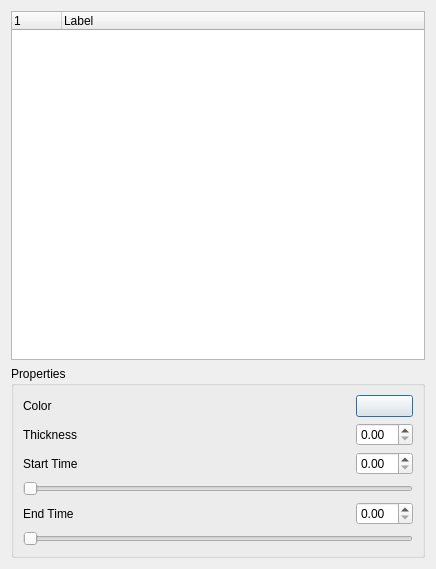
<?xml version="1.0" encoding="UTF-8"?>
<ui version="4.0">
 <class>TrajectoriesDialog</class>
 <widget class="QDialog" name="TrajectoriesDialog">
  <property name="geometry">
   <rect>
    <x>0</x>
    <y>0</y>
    <width>436</width>
    <height>569</height>
   </rect>
  </property>
  <property name="windowTitle">
   <string>Trajectories</string>
  </property>
  <layout class="QVBoxLayout" name="verticalLayout">
   <item>
    <widget class="QTreeWidget" name="tree">
     <property name="selectionMode">
      <enum>QAbstractItemView::ContiguousSelection</enum>
     </property>
     <property name="selectionBehavior">
      <enum>QAbstractItemView::SelectRows</enum>
     </property>
     <property name="columnCount">
      <number>2</number>
     </property>
     <attribute name="headerDefaultSectionSize">
      <number>50</number>
     </attribute>
     <attribute name="headerMinimumSectionSize">
      <number>40</number>
     </attribute>
     <column>
      <property name="text">
       <string/>
      </property>
      <property name="icon">
       <iconset resource="kinematicIcons.qrc">
        <normaloff>:/kinematic/icons/trajectory.png</normaloff>:/kinematic/icons/trajectory.png</iconset>
      </property>
     </column>
     <column>
      <property name="text">
       <string>Label</string>
      </property>
     </column>
    </widget>
   </item>
   <item>
    <widget class="QGroupBox" name="propertiesBox">
     <property name="title">
      <string>Properties</string>
     </property>
     <layout class="QGridLayout" name="gridLayout">
      <item row="0" column="0">
       <widget class="QLabel" name="colorLabel">
        <property name="sizePolicy">
         <sizepolicy hsizetype="Expanding" vsizetype="Preferred">
          <horstretch>0</horstretch>
          <verstretch>0</verstretch>
         </sizepolicy>
        </property>
        <property name="text">
         <string>Color</string>
        </property>
       </widget>
      </item>
      <item row="0" column="1">
       <widget class="QPushButton" name="colorButton">
        <property name="text">
         <string/>
        </property>
       </widget>
      </item>
      <item row="1" column="0">
       <widget class="QLabel" name="thicknessLabel">
        <property name="sizePolicy">
         <sizepolicy hsizetype="Expanding" vsizetype="Preferred">
          <horstretch>0</horstretch>
          <verstretch>0</verstretch>
         </sizepolicy>
        </property>
        <property name="text">
         <string>Thickness</string>
        </property>
       </widget>
      </item>
      <item row="1" column="1">
       <widget class="QDoubleSpinBox" name="thicknessSpin">
        <property name="singleStep">
         <double>0.200000000000000</double>
        </property>
       </widget>
      </item>
      <item row="2" column="0">
       <widget class="QLabel" name="startTimeLabel">
        <property name="sizePolicy">
         <sizepolicy hsizetype="Expanding" vsizetype="Preferred">
          <horstretch>0</horstretch>
          <verstretch>0</verstretch>
         </sizepolicy>
        </property>
        <property name="text">
         <string>Start Time</string>
        </property>
       </widget>
      </item>
      <item row="2" column="1">
       <widget class="QDoubleSpinBox" name="startTimeSpin">
        <property name="singleStep">
         <double>1.000000000000000</double>
        </property>
       </widget>
      </item>
      <item row="4" column="0">
       <widget class="QLabel" name="endTimeLabel">
        <property name="sizePolicy">
         <sizepolicy hsizetype="Expanding" vsizetype="Preferred">
          <horstretch>0</horstretch>
          <verstretch>0</verstretch>
         </sizepolicy>
        </property>
        <property name="text">
         <string>End Time</string>
        </property>
       </widget>
      </item>
      <item row="4" column="1">
       <widget class="QDoubleSpinBox" name="endTimeSpin">
        <property name="singleStep">
         <double>1.000000000000000</double>
        </property>
       </widget>
      </item>
      <item row="5" column="0" colspan="2">
       <widget class="QSlider" name="endSlider">
        <property name="orientation">
         <enum>Qt::Horizontal</enum>
        </property>
       </widget>
      </item>
      <item row="3" column="0" colspan="2">
       <widget class="QSlider" name="startSlider">
        <property name="orientation">
         <enum>Qt::Horizontal</enum>
        </property>
       </widget>
      </item>
     </layout>
    </widget>
   </item>
  </layout>
 </widget>
 <resources>
  <include location="../../../coreui/ui/CoreIcons.qrc"/>
  <include location="kinematicIcons.qrc"/>
 </resources>
 <connections/>
</ui>
